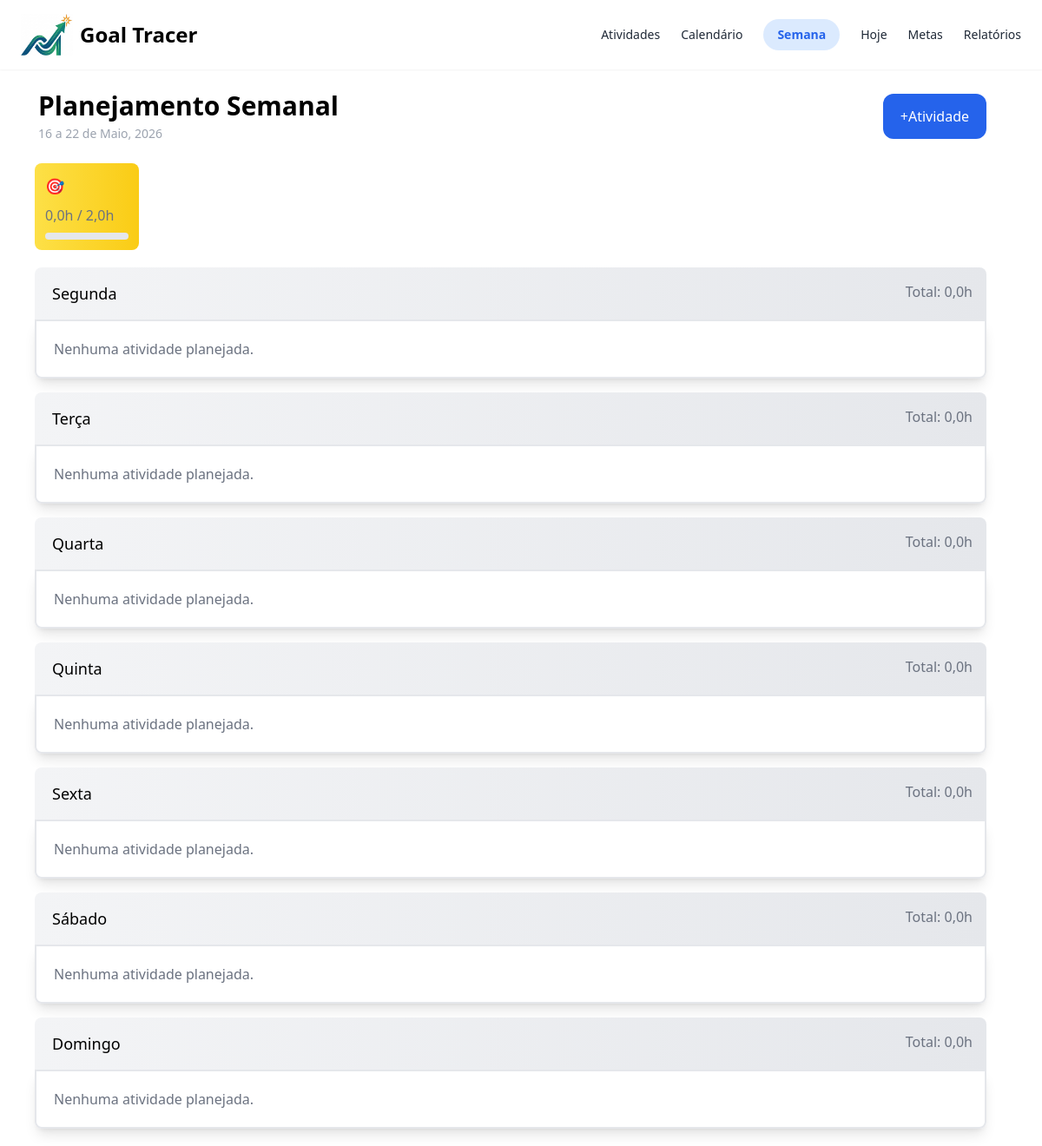
The app's page /, older data.
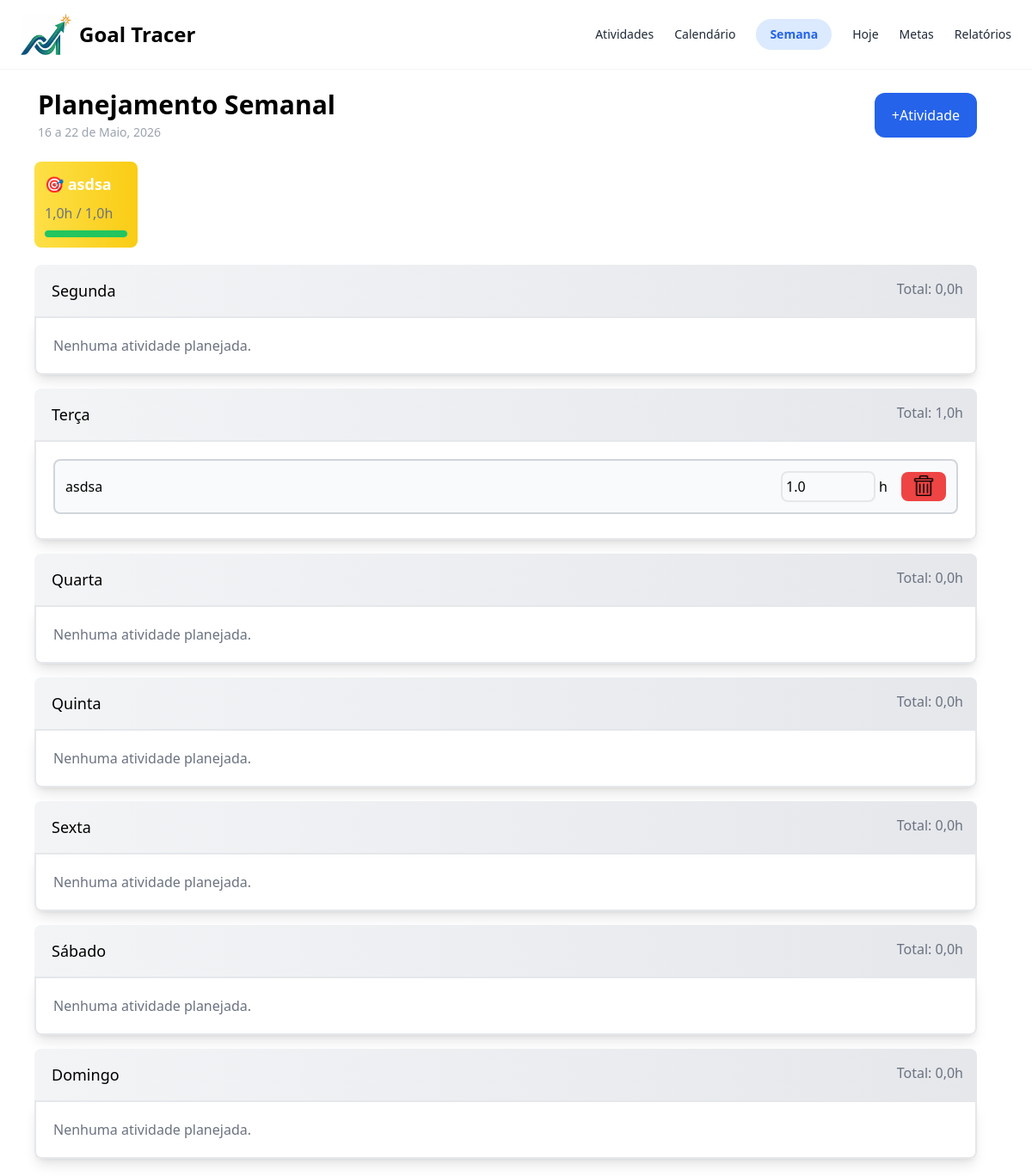
The same page, newer data.
### home/models.py (models this page shows, shortened)
class Meta(models.Model):
    semana = models.BigIntegerField(default=1)
    meta_horas = models.FloatField(default=0.0)
    atividade = models.ForeignKey(Atividade, on_delete=models.CASCADE, related_name="vinculos_metas")

class Atividade(models.Model):
    nome = models.CharField(max_length=200, unique=True) # unique=True evita nomes duplicados

class AtividadeDoDia(models.Model):
    DIAS_CHOICES = [
        ("Segunda", "Segunda"),
        ("Terça", "Terça"),
        ("Quarta", "Quarta"),
        ("Quinta", "Quinta"),
        ("Sexta", "Sexta"),
        ("Sábado", "Sábado"),
        ("Domingo", "Domingo"),
    ]
    semana = models.BigIntegerField(default=1)
    dia_semana = models.CharField(max_length=20, choices=DIAS_CHOICES)
    atividade = models.ForeignKey(Atividade, on_delete=models.CASCADE, related_name="vinculos_dias")
    horas_feitas = models.FloatField(default=0.0)
    class Meta:
        unique_together = ('dia_semana', 'atividade')

### home/views.py (the view)
# urls.py: path("", views.index, name="index"),
def index(request):
    atividades            = Atividade.objects.prefetch_related('vinculos_dias').all()
    atividades_vinculadas = AtividadeDoDia.objects.all()
    dias_usados = AtividadeDoDia.objects.values_list("dia_semana",flat=True).distinct()
    dias_vazios = list(set(dias)  - set(dias_usados))
    soma_por_dia = defaultdict(float)
    for atividade in atividades_vinculadas:
        soma_por_dia[atividade.dia_semana] += atividade.horas_feitas
    total_horas_por_dia = [soma_por_dia[dia] for dia in dias]
    dias_horas = zip(dias, total_horas_por_dia)
    metas = Meta.objects.all()
    for meta in metas:
        meta.horas_semana = AtividadeDoDia.objects.filter(atividade_id=meta.atividade_id).aggregate(total_horas=Sum('horas_feitas'))
        meta.horas_semana = meta.horas_semana['total_horas'] or 0.0
        meta.percentual = 0 if meta.meta_horas == 0 else min(
            int((meta.horas_semana / meta.meta_horas) * 100),
            100
        )
    context = {
        "metas": metas,
        "dias_horas": dias_horas,
        "atividades": atividades,
        "atividades_vinculadas": atividades_vinculadas,
        "dias_vazios": dias_vazios,
    }
    return render(request,"home/index.html", context)

### templates/home/index.html (shortened to what this page needs)
<!DOCTYPE html>
<html lang="pt-BR">
<head>
	<script src="https://cdn.tailwindcss.com"></script>
	{% load static %}
	{% load l10n %}
</head>
<body>
	<nav class="bg-white-600 flex shadow-sm px-6 py-4 justify-between">
		<div class="flex">
			{% load static %}
			<img src="{% static 'img/small-logo.png' %}" alt="Logo" class="w-[60px] h-auto">
			<h1 class="text-2xl font-bold p-2">Goal Tracer</h1>
		</div>
		<div class="flex items-center gap-6 text-gray-500 text-sm">
			<a href="{% url 'atividades' %}" class="text-gray-800">Atividades</a>
			<a href="{% url 'calendario' %}" class="text-gray-800">Calendário</a>
			<a href="{% url 'index' %}" class="bg-blue-100 text-blue-600 px-4 py-2 rounded-full font-bold">Semana</a>
			<a href="{% url 'hoje' %}" class="text-gray-800">Hoje</a>
			<a href="{% url 'metas' %}" class="text-gray-800">Metas</a>
			<a href="{% url 'relatorios' %}" class="text-gray-800">Relatórios</a>
		</div>
	</nav>
	<div>
		<div class="grid grid-cols-2 gap-4 m-6">
			<div class="pl-5">
				<h2 class="text-3xl font-bold">Planejamento Semanal</h2>
				<p class="text-gray-400 text-sm mt-1">16 a 22 de Maio, 2026</p>
			</div>
			<div class="flex justify-end pr-10 py-1">
				<button class="bg-blue-600 text-white rounded-xl px-5 py-1.5 hover:scale-110 duration-200 ease-in-out" id="botao_nova_atividade">+Atividade</button>
			</div>
		</div>
		<div class="flex gap-4 ml-10">
			{% for meta in metas %}
				<div class="bg-gradient-to-r from-yellow-300 to-yellow-400 rounded-lg p-3 w-[10vw]">
						<p class="text-white text-lg font-bold mb-2">🎯 {{ meta.atividade.nome }}</p>
						<span id="horas_meta_{{ meta.id }}" class="text-gray-500 ml-auto" >{{ meta.horas_semana }}h</span>
						<span class="text-gray-500 ml-auto" >/ {{ meta.meta_horas }}h</span>
						 <div class="w-full bg-gray-200 h-2 rounded-full mt-2">
							<div id="percentual_meta_{{ meta.id }}" class="bg-green-500 h-2 rounded-full w-[{{ meta.percentual }}%]"></div>
						</div>
				</div>
			{% endfor %}
		</div>
		<div class="grid grid-cols-1 gap-4 pl-10 pr-16 py-5">
			{% for dia, total_horas in dias_horas %}
				<div>
					<div class="flex bg-gradient-to-r from-gray-100 to-gray-200 text-black rounded-t-lg pl-5 pr-4 py-4">
						<p class="text-lg">{{ dia }}</p>
						<p class="text-gray-500 ml-auto" id="total_horas_{{ dia }}">Total: {{ total_horas }}h</p>
					</div>
					<div class="p-5 rounded-b-lg border-2 shadow-lg" id="div_body_atividade_{{ dia }}">
						{% if dia in dias_vazios %}
							<p class="text-gray-500">Nenhuma atividade planejada.</p>
						{% else %}
							{% for atv in atividades_vinculadas %}
								{% if atv.dia_semana == dia %}
									<div class="flex items-center gap-3 bg-gray-50 border-gray-300 border-2 rounded-lg p-3 mb-2" id="div_atividade_{{ atv.id }}">
										<p>{{ atv.atividade.nome }}</p>
										<div class="flex justify-end items-center gap-1 ml-auto">
											{% localize off %}
											<input type="number" id="{{ atv.id }}" value="{{ atv.horas_feitas }}" min="0" max="24" step="0.5" class="ml-auto border-2 rounded-lg bg-gray-50 p-1">
											{% endlocalize %}
											<p>h</p>
											<div id="botao_deletar_{{ atv.id }}" class="hover:scale-110 duration-200 ease-in-out bg-red-500 text-white rounded-lg px-3 pt-1 ml-3">
												<input type="image" src="{% static 'img/trash-icon.png' %}" alt="Lixeira" class="w-7 h-6"/>
											</div>
										</div>
									</div>
								{% endif %}
							{% endfor %}
						{% endif %}
					</div>
				</div>
			{% endfor %}
		</div>
	</div>
</body>
</html>

Row changes from the older to the newer data that the page shows:
removed Meta: horas_semana "0,0", meta_horas "2,0"
added Meta: atividade.nome "asdsa", horas_semana "1,0", meta_horas "1,0"
added AtividadeDoDia: atividade.nome "asdsa", horas_feitas "1.0"
Text that changed along with them:
new list line: "Terça Total: 1,0 h"
list line gone: "Terça Total: 0,0 h Nenhuma atividade planejada."
